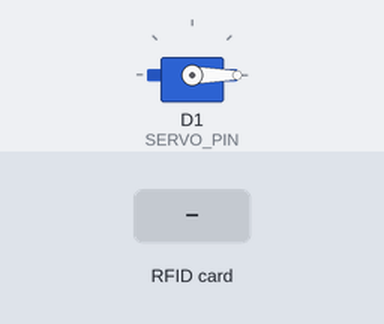
The sketch below on a simulated ESP8266 (NodeMCU). On the bench: servo. The inputs (shaded band) are chosen by the test bench. WiFi joins after 1.5 s; servers stay silent unless stated; the Firebase database answers and starts empty; what the sketch prints to the serial monitor is not drawn.

Above: at 10.7 s.
10.8 s: RFID card F6 0B 01 24 held to the reader
At 11.9 s:
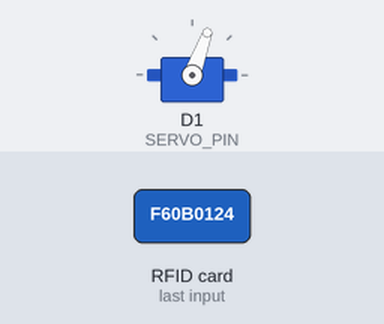
Timing chart, 0 to 20.1 s (numbered marks = the images above; inputs shaded):
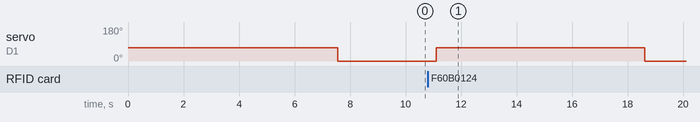

The sketch:

Caserpro.ino
```cpp
#include <ESP8266WiFi.h>
#include <FirebaseArduino.h>
#include <SPI.h>
#include <MFRC522.h>
#include <Servo.h>
#define SS_PIN D4
#define RST_PIN D3
#define SERVO_PIN D1 //relay pin
#define FIREBASE_HOST "casier-pro-default-rtdb.firebaseio.com"           // Your Firebase Project URL
#define FIREBASE_AUTH "rrQ6CstJFd9vZsGFbWMdsGOFume3GW4ZAIXly6q9"         // Your Firebase Database Secret
#define WIFI_SSID "Vijaya venu"           // your WiFi SSID
#define WIFI_PASSWORD "vijayavenu2022"             // your WiFi
float val;
float forg;
float dura;
MFRC522 mfrc522(SS_PIN, RST_PIN);
Servo myservo;

void setup()
{
  Serial.begin(9600);
  SPI.begin();
  mfrc522.PCD_Init();
  pinMode(D6,INPUT_PULLUP);
  pinMode(D8, LOW);
  digitalWrite(D6, HIGH);
  myservo.attach(SERVO_PIN);
  myservo.write( 70 );
  delay(7500);
  myservo.write( 0 );
  WiFi.begin(WIFI_SSID,WIFI_PASSWORD);
  Serial.print("connecting");
  while (WiFi.status()!=WL_CONNECTED)
  {
    Serial.print(".");
    delay(500);
  }
  Serial.println();
  Serial.print("connected:");
  Serial.println(WiFi.localIP());

  Firebase.begin(FIREBASE_HOST);
  Firebase.setInt("number",1);
  Firebase.setInt("forgot",3);
  Firebase.setInt("duration",2);

  Serial.println("Put your card to the reader...");
  Serial.println();
}

void firebasereconnect()
{
  Serial.println("Trying to reconnect");
  Firebase.begin(FIREBASE_HOST);
  }

void loop()
{
  if (Firebase.failed())
      {
      Serial.print("setting number failed:");
      Serial.println(Firebase.error());
      firebasereconnect();
      return;
      }
  val=Firebase.getFloat("number");        //Reading the Status of Variable 1 from the firebase
  forg=Firebase.getFloat("forgot");      //Reading the Status of Variable 2 from the firebase
  // Look for new cards
  if ( ! mfrc522.PICC_IsNewCardPresent())
  {
    return;
  }
  // Select one of the cards
  if ( ! mfrc522.PICC_ReadCardSerial())
  {
    return;
  }
  //Show UID on serial monitor
  Serial.print("UID tag :");
  String content= "";
  byte letter;
  for (byte i = 0; i < mfrc522.uid.size; i++)
  {
     Serial.print(mfrc522.uid.uidByte[i] < 0x10 ? " 0" : " ");
     Serial.print(mfrc522.uid.uidByte[i], HEX);
     content.concat(String(mfrc522.uid.uidByte[i] < 0x10 ? " 0" : " "));
     content.concat(String(mfrc522.uid.uidByte[i], HEX));
  }
  Serial.println();
  Serial.print("Message : ");
  content.toUpperCase();
  if (((content.substring(1) == "F6 0B 01 24") && (val==1)) || (forg==6)) //change here the UID of the card
  {
    Serial.println("Authorized access");
    Serial.println(val);
    Serial.println();
    myservo.write(70);
    delay(7500);
    myservo.write(0);
    Firebase.setInt("number",0);
    if (forg==6){
      for (int tim=0; tim<65; tim++){
        if (digitalRead(D6)==LOW){
          Firebase.setInt("duration",4);
          Firebase.setInt("forgot",3);
          digitalWrite(D6, HIGH);
          break;
          }
         delay(1000);
        }
      }
    delay(3000);
    dura=Firebase.getFloat("duration");     //Reading the Status of Variable 3 from the firebase
    if (dura==9){
      digitalWrite(D8, HIGH);
      }
    else if (dura==2){
      digitalWrite(D8, LOW);
      }
 }

 else   {
    Serial.println(" Access denied");
    delay(1000);
    Serial.println(val);
  }
}
```

Measured:
- after the input at 10.8 s, servo on D1 (SERVO_PIN): 0° → 70° after 0.31 s, → 0° 7.5 s later
